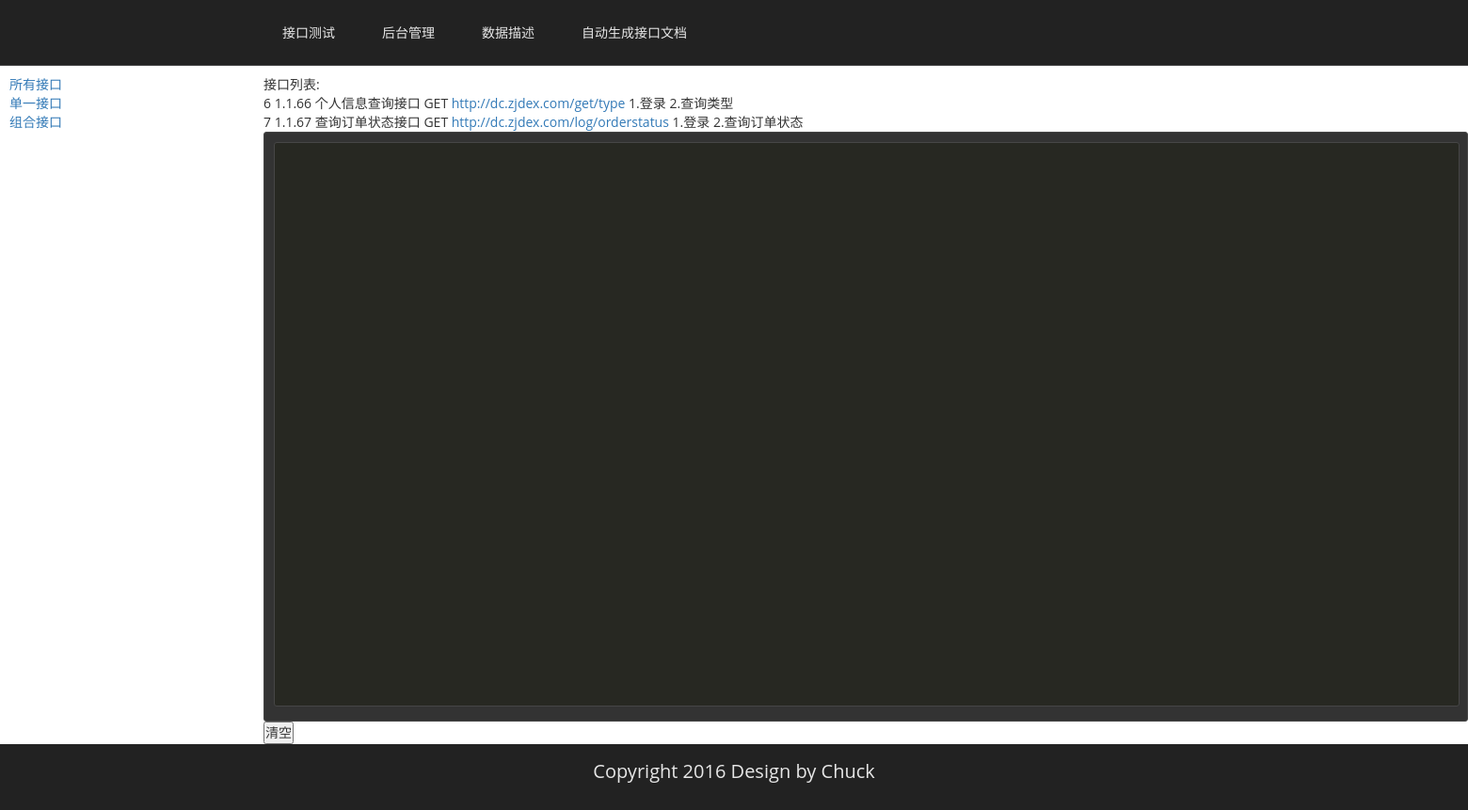
The page /testtools/index/50000/ on the database its author committed.
### testtools/models.py (models this page shows, shortened)
class Intf(models.Model):
    category_id = models.IntegerField()
    category_name = models.CharField(max_length=200,null=True,blank=True)
    upper = models.IntegerField()
    remark = models.TextField(null=True,blank=True)
    interface_sn = models.CharField(max_length=10,null=True,blank=True)
    interface_name = models.CharField(max_length=200,null=True,blank=True)
    request_method = models.CharField(max_length=20,null=True,blank=True)
    request_link = models.CharField(max_length=255,null=True,blank=True)
    response_data = models.TextField(null=True,blank=True)
    context = models.CharField(max_length=255,null=True,blank=True)
    interface_desc = models.CharField(max_length=255,null=True,blank=True)

### testtools/views.py (the view)
# urls.py: url(r'^index/(?P<category_id>[0-9]+)/$', views.IntfList, name='intflist'),
def IntfList(request,category_id):
    category_list = Intf.objects.filter(upper = 0)
    if category_id == '0':
        interface_list = Intf.objects.filter(Q(upper=10000)|Q(upper=50000))
    else:
        interface_list = Intf.objects.filter(upper = category_id)
    return render(request,'testtools/intfindex.html',{'interface_list':interface_list,'category_list': category_list})

### testtools/templates/testtools/intfindex.html (shortened to what this page needs)
{% extends 'testtools/base.html' %}
{% load staticfiles %}
{% block content %}
<div id="rightside">
    <div id="interfacelist">
        接口列表:
        <ul>
            {% for intf in interface_list %}
            <li id="requestlink ">
                {{ intf.id}}
                {{ intf.interface_sn }}
                {{ intf.interface_name }}
                {{ intf.request_method }}
                <a id="testAjax" href="{{ intf.request_link }}" target="_blank">{{ intf.request_link }}</a>
                {{ intf.interface_desc }}
            </li>
            {% endfor %}
        </ul>
    </div>
    <div id="response">
<textarea id="responsedata" disabled="disabled">
</textarea>
    </div>
    <input type="button" id="clear" value="清空"/>
</div>
{% endblock %}

### testtools/templates/testtools/leftside.html
<div id="leftside">
    {% for intf in category_list %}
    <a href="/testtools/index/{{intf.category_id}}/">{{intf.category_name}}</a></br>
    {% endfor %}
</div>

### testtools/static/testtools/css/index.css (style rules this page uses)
body,div,dl,dt,dd,ul,ol,li,h1,h2,h3,h4,h5,h6,pre,form,fieldset,input,textarea,p,blockquote,th,td,hr { margin:0;padding:0 }
ol,ul { list-style:none }
textarea { resize:none }
body { font-family: 微软雅黑 ,"Open Sans", sans-serif;font-size: 14px;font-weight: normal; }
#leftside { margin :10px 0px 0px 10px ;width:260px;height:100%;border-top: 0px;border-left: 0px;color: #808080;position: fixed;overflow-y: auto; }
#rightside { margin :10px 0px 0px 280px;width:1280px;height:100%;float: left }
#response { background: #333333 ;border: 1px solid #464646;-moz-border-radius: 3px;-webkit-border-radius: 3px;border-radius:3px; }
#responsedata { margin:10px 10px;width:1260px;height:600px;background: #272822; font-size:10px;color:#E0E0DB; border: 1px solid #464646;-moz-border-radius: 3px;-webkit-border-radius: 3px;border-radius:3px; }

### rows shown on the page
Intf: category_name "所有接口"
Intf: category_name "单一接口"
Intf: category_name "组合接口"
Intf: id "6", interface_sn "1.1.66", interface_name "个人信息查询接口", request_method "GET", request_link "http://dc.zjdex.com/get/type", interface_desc "1.登录 2.查询类型"
Intf: id "7", interface_sn "1.1.67", interface_name "查询订单状态接口", request_method "GET", request_link "http://dc.zjdex.com/log/orderstatus", interface_desc "1.登录 2.查询订单状态"
